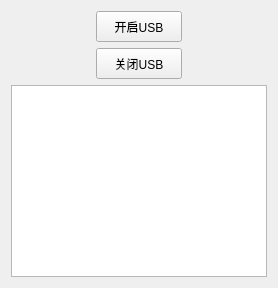
<?xml version="1.0" encoding="UTF-8"?>
<ui version="4.0">
 <class>USBSetClass</class>
 <widget class="QWidget" name="USBSetClass">
  <property name="geometry">
   <rect>
    <x>0</x>
    <y>0</y>
    <width>278</width>
    <height>288</height>
   </rect>
  </property>
  <property name="sizePolicy">
   <sizepolicy hsizetype="Fixed" vsizetype="Fixed">
    <horstretch>0</horstretch>
    <verstretch>0</verstretch>
   </sizepolicy>
  </property>
  <property name="windowTitle">
   <string>USBSet</string>
  </property>
  <property name="windowIcon">
   <iconset resource="usbset.qrc">
    <normaloff>:/USBSet/usb02.ico</normaloff>:/USBSet/usb02.ico</iconset>
  </property>
  <layout class="QVBoxLayout" name="verticalLayout">
   <item>
    <layout class="QHBoxLayout" name="horizontalLayout">
     <item>
      <spacer name="horizontalSpacer_3">
       <property name="orientation">
        <enum>Qt::Horizontal</enum>
       </property>
       <property name="sizeHint" stdset="0">
        <size>
         <width>40</width>
         <height>20</height>
        </size>
       </property>
      </spacer>
     </item>
     <item>
      <widget class="QPushButton" name="pBtn_Openusb">
       <property name="sizePolicy">
        <sizepolicy hsizetype="Expanding" vsizetype="Minimum">
         <horstretch>0</horstretch>
         <verstretch>0</verstretch>
        </sizepolicy>
       </property>
       <property name="text">
        <string>开启USB</string>
       </property>
      </widget>
     </item>
     <item>
      <spacer name="horizontalSpacer_4">
       <property name="orientation">
        <enum>Qt::Horizontal</enum>
       </property>
       <property name="sizeHint" stdset="0">
        <size>
         <width>40</width>
         <height>20</height>
        </size>
       </property>
      </spacer>
     </item>
    </layout>
   </item>
   <item>
    <layout class="QHBoxLayout" name="horizontalLayout_2">
     <item>
      <spacer name="horizontalSpacer">
       <property name="orientation">
        <enum>Qt::Horizontal</enum>
       </property>
       <property name="sizeHint" stdset="0">
        <size>
         <width>40</width>
         <height>20</height>
        </size>
       </property>
      </spacer>
     </item>
     <item>
      <widget class="QPushButton" name="pBtn_Closeusb">
       <property name="sizePolicy">
        <sizepolicy hsizetype="Expanding" vsizetype="Minimum">
         <horstretch>0</horstretch>
         <verstretch>0</verstretch>
        </sizepolicy>
       </property>
       <property name="text">
        <string>关闭USB</string>
       </property>
      </widget>
     </item>
     <item>
      <spacer name="horizontalSpacer_2">
       <property name="orientation">
        <enum>Qt::Horizontal</enum>
       </property>
       <property name="sizeHint" stdset="0">
        <size>
         <width>40</width>
         <height>20</height>
        </size>
       </property>
      </spacer>
     </item>
    </layout>
   </item>
   <item>
    <widget class="QPlainTextEdit" name="plainTextEdit">
     <property name="sizePolicy">
      <sizepolicy hsizetype="Preferred" vsizetype="Fixed">
       <horstretch>0</horstretch>
       <verstretch>0</verstretch>
      </sizepolicy>
     </property>
    </widget>
   </item>
  </layout>
 </widget>
 <layoutdefault spacing="6" margin="11"/>
 <resources>
  <include location="usbset.qrc"/>
 </resources>
 <connections/>
</ui>
